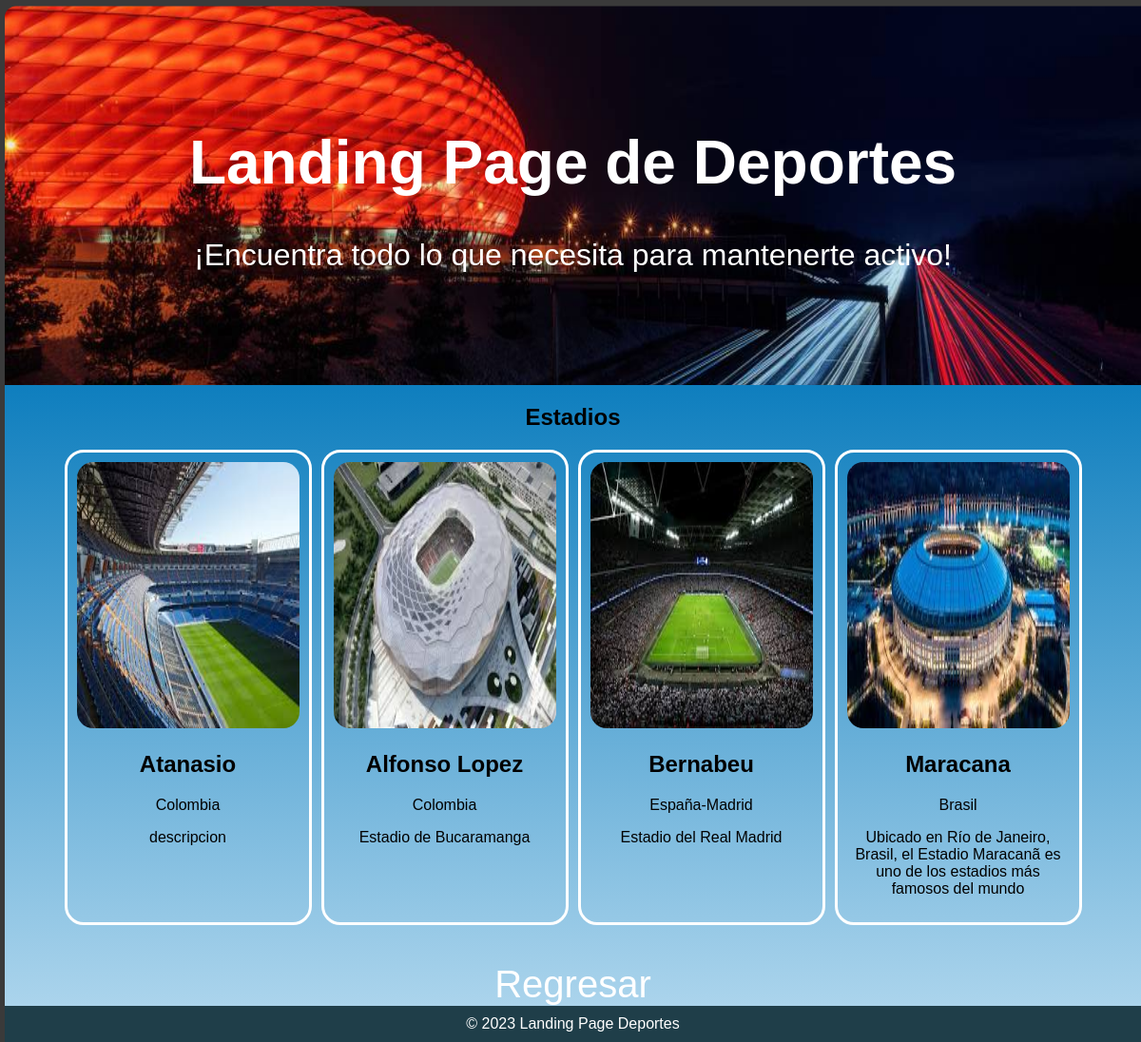
/home/contenido.html, run on an earlier commit of the app's database.
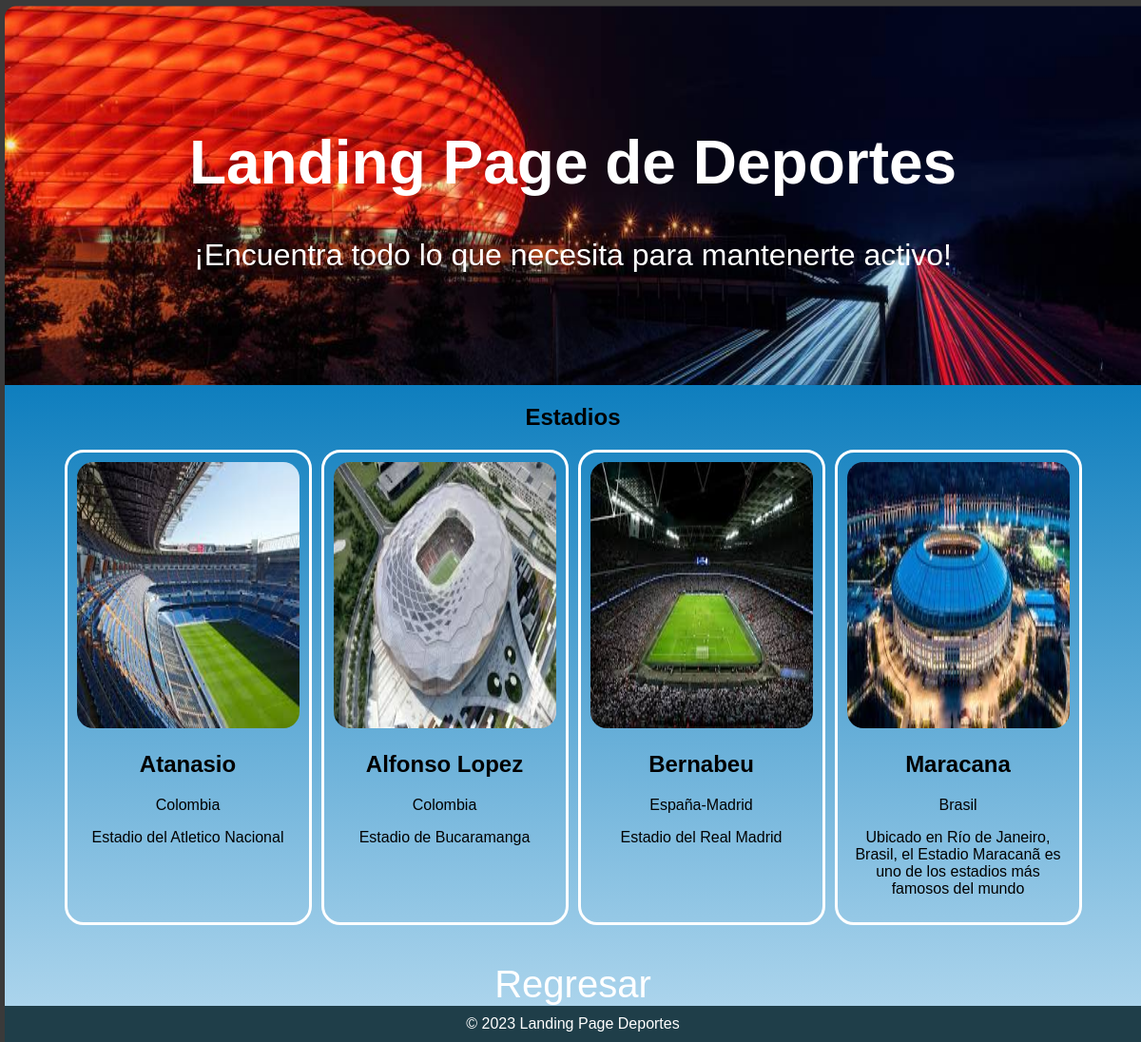
And on a later commit of the database.
### deportes/models.py (models this page shows, shortened)
class Mensaje(models.Model):
    titulo = models.CharField(max_length=200)
    subtitulo = models.CharField(max_length=200)
    imagen1 = models.ImageField(upload_to='imagenes', null=True, blank=True)

class SubtituloE3(models.Model):
    subtituloE3 = models.CharField(max_length=200)

class Contenido(models.Model):
    imagenE3 = models.ImageField(upload_to='imagenes', null=True, blank=True)
    tituloE3 = models.CharField(max_length=200)
    paisE3 = models.CharField(max_length=200)
    descripcionE3 = models.CharField(max_length=300)

### deportes/views.py (the view)
# urls.py: path('contenido.html',views.contenido, name='contenido'),
def contenido(request):
    mensajes = Mensaje.objects.all()
    contenido = Contenido.objects.all()
    subtituloE3 = SubtituloE3.objects.all()
    return render(request, 'contenido.html', {'contenido': contenido, 'mensajes': mensajes, 'subtituloE3': subtituloE3})

### deportes/templates/contenido.html (shortened to what this page needs)
<!DOCTYPE html>
<html lang="en">
<head>
</head>
<body>
    <header>
        <div class="contenido-header">
            <h1>{{ mensajes.0.titulo }}</h1>
            <p>{{ mensajes.0.subtitulo }}</p>
        </div>
        <img class="img-header" src="{{ mensajes.0.imagen1.url }}" alt="Imagen de cabecera">
    </header>
    <section>
        <h2>{{subtituloE3.0.subtituloE3}}</h2>
        <div class="imagenes">
            {% for contenido in contenido %}
            <div class="contenido">
                <img src="{{ contenido.imagenE3.url }}" alt="Imagen del estadio">
                <h2>{{ contenido.tituloE3 }}</h2>
                <p>{{ contenido.paisE3 }}</p>
                <p>{{ contenido.descripcionE3 }}</p>
            </div>
            {% endfor %}
        </div>
        <a href="galeria.html"> Regresar</a>
    </section>
    <footer>
        &copy; 2023 Landing Page Deportes
    </footer>
</body>
</html>

### deportes/templates/contenido.html (style rules this page uses)
body { font-family: Arial, sans-serif; background-color: rgb(58, 58, 58); margin: 0; padding: 0; border-top: 5px solid rgb(58, 58, 58); border-left: 5px solid rgb(58, 58, 58); }
header { position: relative; display: flex; justify-content: center; align-items: center; height: 50vh; }
.contenido-header { position: absolute; padding: 20px 0; color: white; text-align: center; font-size: 2em; }
.img-header { position: relative; margin-top: 0px; height: 146vh; width: 100%; clip-path: xywh(0 33% 100% 75% round 1% 0); z-index: -1; }
section { display: grid; justify-content: center; text-align: center; background: linear-gradient(to bottom, #0e7ebe, #abd4ec); }
img { width: 100%; height: 35vh; border-radius: 17px; }
div { padding-bottom: 40px; }
a { text-decoration: none; color: white; font-size: 40px; margin: auto; }
.imagenes { display: grid; grid-template-columns: repeat(4, 260px); gap: 10px; }
.contenido { border: solid white; border-radius: 20px; padding: 10px; transition: box-shadow 0.3s ease; }
footer { padding: 10px 0; text-align: center; background-color: rgb(31, 62, 73); color: white; }

What changed in the data, as far as the page shows it:
changed Contenido "Atanasio": descripcionE3 "descripcion" → "Estadio del Atletico Nacional"
